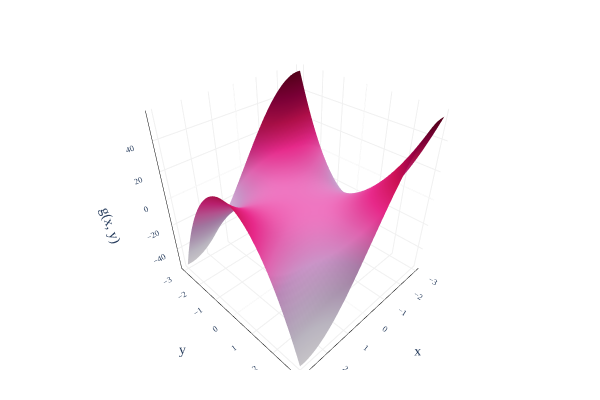

Notebook cell for this chart:
### Markdown cell above
Above, we've shown the tangent lines in both the $x$ and $y$ directions at the point $(-3, 0.5)$. After all, the derivative of a function at a point tells us the slope of the tangent line at that point; that interpretation remains true with partial derivatives.

Let's look at a more complex example. Consider:

$$g(x, y) = x^3 - 3xy^2 + 2 \sin(x) \cos(y)$$

### Code cell
import numpy as np
import plotly.graph_objects as go

def g(x, y):
    return x**3 - 3*x*y**2 + 2*np.sin(x)*np.cos(y)

x = np.linspace(-3, 3, 51)
y = np.linspace(-3, 3, 51)
X, Y = np.meshgrid(x, y)
Z = g(X, Y)

surface = go.Surface(
    x=X, y=Y, z=Z,
    colorscale='PuRd',
    opacity=1,
    showscale=False,
)

fig = go.Figure(data=[surface])

fig.update_layout(
    scene=dict(
        xaxis=dict(
            title="x",
            backgroundcolor="white",
            gridcolor="#f0f0f0",
            showbackground=True,
            showline=True,
            linecolor="black",
            linewidth=1,
            tickfont=dict(size=10, family="Palatino"),
            title_font=dict(family="Palatino")
        ),
        yaxis=dict(
            title="y",
            backgroundcolor="white",
            gridcolor="#f0f0f0",
            showbackground=True,
            showline=True,
            linecolor="black",
            linewidth=1,
            tickfont=dict(size=10, family="Palatino"),
            title_font=dict(family="Palatino")
        ),
        zaxis=dict(
            title="g(x, y)",
            backgroundcolor="white",
            gridcolor="#f0f0f0",
            showbackground=True,
            showline=True,
            linecolor="black",
            linewidth=1,
            tickfont=dict(size=10, family="Palatino"),
            title_font=dict(family="Palatino")
        ),
        bgcolor="white"
    ),
    paper_bgcolor='white',
    plot_bgcolor='white',
    margin=dict(l=30, r=30, t=30, b=30),
    autosize=True,
    width=600,
    height=400
)

fig.show(scale=4)

### Figure 1 — Plotly figure (JSON) as saved in the notebook; plotly's stock layout.template omitted (floating-point values rounded to 4 significant figures; data arrays with more than 128 entries replaced by an {"elided": "..."} marker saying what was removed)
{"data": [{"colorscale": [[0, "rgb(247,244,249)"], [0.125, "rgb(231,225,239)"], [0.25, "rgb(212,185,218)"], [0.375, "rgb(201,148,199)"], [0.5, "rgb(223,101,176)"], [0.625, "rgb(231,41,138)"], [0.75, "rgb(206,18,86)"], [0.875, "rgb(152,0,67)"], [1, "rgb(103,0,31)"]], "opacity": 1, "showscale": false, "type": "surface", "x": {"elided": "51x51 float values"}, "y": {"elided": "51x51 float values"}, "z": {"elided": "51x51 float values"}}], "layout": {"autosize": true, "height": 400, "margin": {"b": 30, "l": 30, "r": 30, "t": 30}, "paper_bgcolor": "white", "plot_bgcolor": "white", "scene": {"bgcolor": "white", "xaxis": {"backgroundcolor": "white", "gridcolor": "#f0f0f0", "linecolor": "black", "linewidth": 1, "showbackground": true, "showline": true, "tickfont": {"family": "Palatino", "size": 10}, "title": {"font": {"family": "Palatino"}, "text": "x"}}, "yaxis": {"backgroundcolor": "white", "gridcolor": "#f0f0f0", "linecolor": "black", "linewidth": 1, "showbackground": true, "showline": true, "tickfont": {"family": "Palatino", "size": 10}, "title": {"font": {"family": "Palatino"}, "text": "y"}}, "zaxis": {"backgroundcolor": "white", "gridcolor": "#f0f0f0", "linecolor": "black", "linewidth": 1, "showbackground": true, "showline": true, "tickfont": {"family": "Palatino", "size": 10}, "title": {"font": {"family": "Palatino"}, "text": "g(x, y)"}}}, "width": 600}}
